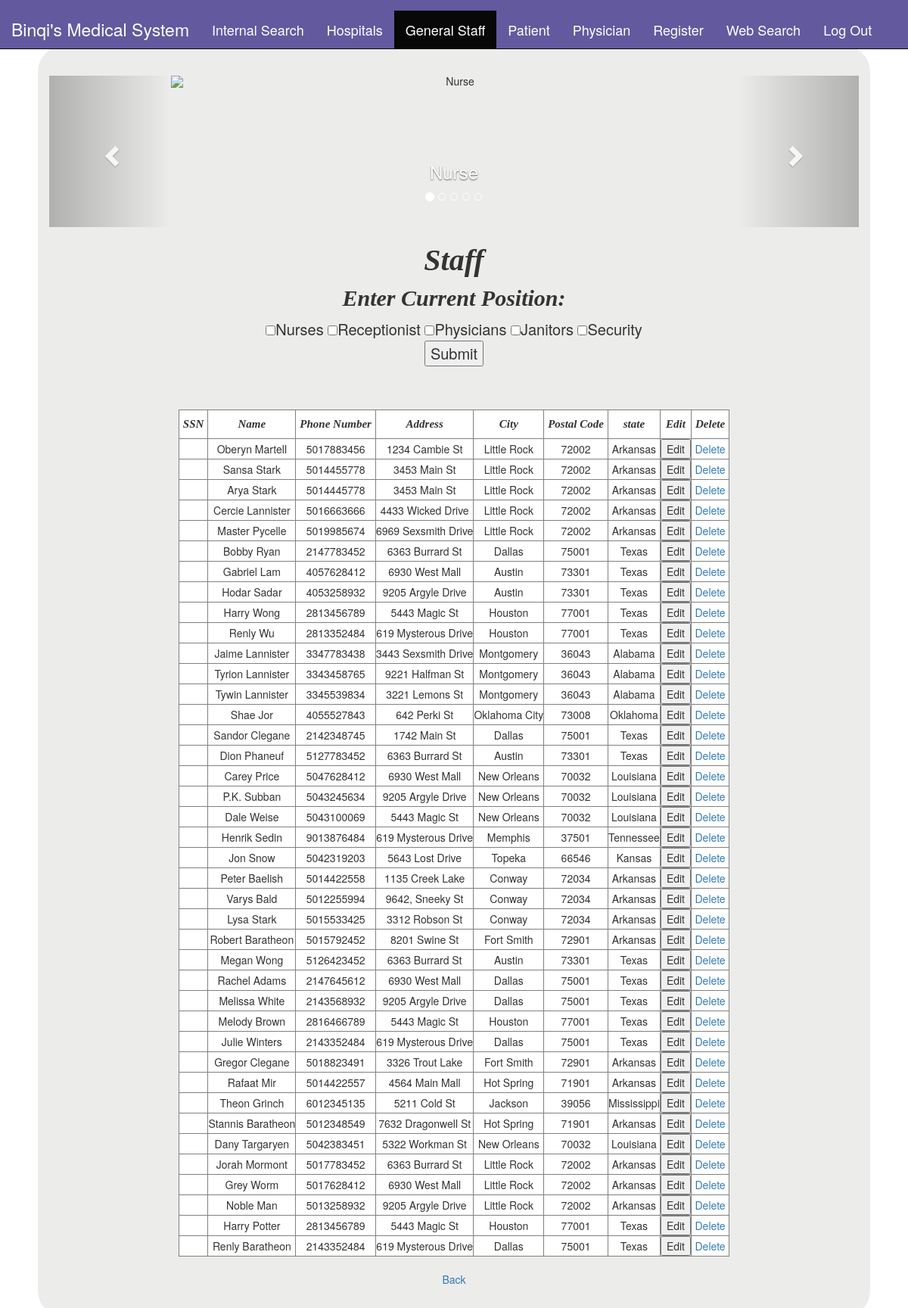
The app's page /index2.php?page=staff (signed in) with its own data.
### tables this page shows
CREATE TABLE Staff(
	ssn INTEGER(9),
	name CHAR(20),
	phonenum CHAR(10),
	address CHAR(100),
	city CHAR(25),
	postal_code CHAR(7),
	state CHAR(30),
	PRIMARY KEY(ssn));

### public/staff.php (the view, shortened to what this page needs)
 <div id="myCarousel" class="carousel slide" data-ride="carousel">
    <ol class="carousel-indicators">
      <li data-target="#myCarousel" data-slide-to="0" class="active"></li>
      <li data-target="#myCarousel" data-slide-to="1"></li>
	  <li data-target="#myCarousel" data-slide-to="2"></li>
	  <li data-target="#myCarousel" data-slide-to="3"></li>
	   <li data-target="#myCarousel" data-slide-to="4"></li>
    </ol>
    <div class="carousel-inner" role="listbox">
      <div class="item active">
        <img src="image/staff/nurse.jpg" alt="Nurse">
        <div class="carousel-caption">
          <h3>Nurse</h3>
        </div>
      </div>
    </div>
    <a class="left carousel-control" href="#myCarousel" role="button" data-slide="prev">
      <span class="glyphicon glyphicon-chevron-left" aria-hidden="true"></span>
    </a>
    <a class="right carousel-control" href="#myCarousel" role="button" data-slide="next">
      <span class="glyphicon glyphicon-chevron-right" aria-hidden="true"></span>
    </a>
</div>
<h2 style="font: italic bold 40px Georgia, serif; margin-bottom:10px;">Staff</h2>
<p style="font: italic bold 30px Georgia, serif; ">Enter Current Position:</p>
<form method="post" action="" style="font-size: 20px;">
	<input type="checkbox" name="Staff[]" value="Nurse">Nurses
	<input type="checkbox" name="Staff[]" value="Receptionist">Receptionist
	<input type="checkbox" name="Staff[]" value="Physician">Physicians
	<input type="checkbox" name="Staff[]" value="Janitor">Janitors
	<input type="checkbox" name="Staff[]" value="Security">Security
	<br>
	<input type="submit" name="division" value="Submit">
	<br><br><br>
</form>
<?php
	$query_staff = "SELECT * FROM staff;";
?>
<table align="center"  border="1" style="background-color:#FFF;">
          <tr>
          <td style=" padding: 10px 5px;  font: italic bold 15px Georgia, serif;">SSN</td>
         <td style=" padding: 10px 5px; font: italic bold 15px Georgia, serif;">Name</td>
         <td style=" padding: 10px 5px; font: italic bold 15px Georgia, serif;">Phone Number</td>
          <td style=" padding: 10px 5px; font: italic bold 15px Georgia, serif;">Address</td>
          <td style=" padding: 10px 5px; font: italic bold 15px Georgia, serif;">City</td>
          <td style=" padding: 10px 5px; font: italic bold 15px Georgia, serif;">Postal Code</td>
          <td style=" padding: 10px 5px; font: italic bold 15px Georgia, serif;">state</td>
		  <td style=" padding: 10px 5px; font: italic bold 15px Georgia, serif;">Edit</td>
          <td style=" padding: 10px 5px; font: italic bold 15px Georgia, serif;">Delete</td>
          </tr>
          <?php
          $result = mysql_query($query_staff);
          while ($subject = mysql_fetch_assoc($result)) {
          ?>
          <tr>
          <td><?php  echo $subject["sin"]."<br/>";?></td>
          <td><?php  echo $subject["name"]."<br/>";?></td>
          <td><?php  echo $subject["phonenum"]."<br/>";?></td>
          <td><?php  echo $subject["address"]."<br/>";?></td>
          <td><?php  echo $subject["city"]."<br/>";?></td>
          <td><?php  echo $subject["postal_code"]."<br/>";?></td>
          <td><?php  echo $subject["state"]."<br/>";?></td>
		  <td><form method="post" action="?page=pedit">
			<input type="submit" name="edit-request-staff" value="Edit">
			</form></td>
          <td><a href="private/delete.php?class=staff&sin=<?php echo $subject["sin"]; ?>">Delete</a> </td>
          </tr>
          <?php
          }
           ?>
        </table>
        <br>
<a href="javascript:history.go(-1)">Back</a>

### index2.php (shortened to what this page needs)
  <?php
if(!isset($_SESSION["sess_user"])){
	header("location:index.php");
} else {
?>
<!DOCTYPE html>
<html lang="en">
  <head>
  <link rel="stylesheet" href="https://maxcdn.bootstrapcdn.com/bootstrap/3.3.7/css/bootstrap.min.css">
	<link href="public/css/style.css" rel="stylesheet">
  </head>
  <body>
<nav class="navbar navbar-inverse navbar-fixed-top" style="font-size:18px; padding-top: 7px; background-color:#63599E;" >
      <div class="container-fluid">
        <div class="navbar-header" style="font-size:15px; padding-top: 7px; color:#ffffff;">
          <a class="navbar-brand" href="?page=Index3" style="font-size:23px; color:#ffffff;" >Binqi's Medical System</a>
        </div>
        <div class="collapse navbar-collapse" id="myNavbar" style="font-size:18px; padding-top: 7px;"  align="center">
          <ul class="nav navbar-nav" style="color:#ffffff;">
            <li <?php if(!isset($_GET["page"]) || $_GET["page"]=="home") echo 'class="active"'; ?>><a href="?page=home"  style="color:#ffffff;">Internal Search</a></li>
			<li <?php if(isset($_GET["page"]) && $_GET["page"]=="hospital") echo 'class="active"'; ?>><a href="?page=hospital"  style="color:#ffffff;">Hospitals</a></li>
            <li <?php if(isset($_GET["page"]) && $_GET["page"]=="staff") echo 'class="active"'; ?>><a href="?page=staff"  style="color:#ffffff;">General Staff</a></li>
            <li <?php if(isset($_GET["page"]) && $_GET["page"]=="patient") echo 'class="active"'; ?>><a href="?page=patient"  style="color:#ffffff;">Patient</a></li>
            <li <?php if(isset($_GET["page"]) && $_GET["page"]=="physician") echo 'class="active"'; ?>><a href="?page=physician"  style="color:#ffffff;">Physician</a></li>
            <li <?php if(isset($_GET["page"]) && $_GET["page"]=="register") echo 'class="active"'; ?>><a href="?page=register"  style="color:#ffffff;">Register</a></li>
			<li <?php if(isset($_GET["page"]) && $_GET["page"]=="search") echo 'class="active"'; ?>><a href="?page=search"  style="color:#ffffff;">Web Search</a></li>
			<li <?php if(isset($_GET["page"]) && $_GET["page"]=="logout") echo 'class="active"'; ?>><a href="?page=logout"  style="color:#ffffff;">Log Out</a></li>
          </ul>
   <form class="navbar-form navbar-right" align="center">
    </form>
        </div>
      </div>
</nav>
    <div class="container" style="margin-top:30px; ">
      <div class="starter-template" style=" background-color:#ECECEA;">
        <?php
        if (isset($_GET["page"]) && $_GET["page"]=="physician" )
          {include_once("public/physician.php");}
        elseif (isset($_GET["page"]) && $_GET["page"]=="staff")
          {include_once("public/staff.php");}
        elseif (isset($_GET["page"]) && $_GET["page"]=="patient")
          {include_once("public/patient.php");}
        elseif (isset($_GET["page"]) && $_GET["page"]=="register")
          {include_once("public/register.php");}
		elseif (isset($_GET["page"]) && $_GET["page"]=="hospital")
          {include_once("public/hospital.php");}
		elseif (isset($_GET["page"]) && $_GET["page"]=="pedit")
          {include_once("public/pedit.php");}
		elseif (isset($_GET["page"]) && $_GET["page"]=="pappointments")
          {include_once("public/pappointments.php");}
		elseif (isset($_GET["page"]) && $_GET["page"]=="roomstay")
          {include_once("public/roomstay.php");}
		elseif (isset($_GET["page"]) && $_GET["page"]=="room")
          {include_once("public/room.php");}
		elseif (isset($_GET["page"]) && $_GET["page"]=="search")
          {include_once("search.php");}
		elseif (isset($_GET["page"]) && $_GET["page"]=="logout")
          {include_once("logout.php");}
		  elseif (isset($_GET["page"]) && $_GET["page"]=="home")
          {include_once("public/home.php");}
        else
          {include_once("index3.php");}
        ?>
      </div>
    </div>
  </body>
</html>
<?php
}
?>

### public/css/style.css (style rules this page uses)
body { padding-top: 10px; background-color: #EEEFFF; }
.starter-template { margin: 20px; border: 5px; border-radius: 35px; padding: 40px 15px; text-align: center; background-color: #FFFFFF; }

### index2.php (style rules this page uses)
body { background: url("image/home1.jpg") no-repeat center center fixed; -webkit-background-size: cover; -moz-background-size: cover; -o-background-size: cover; background-size: cover; }
.navbar { margin-bottom: 0; border-radius: 0; }
.carousel-inner img { width: 100%; margin: auto; min-height:200px; }
.carousel-inner > .item > img, .carousel-inner > .item > a > img { width: 70%; margin: auto; }

### records on screen
staff: name "Oberyn Martell", phonenum "5017883456", address "1234 Cambie St", city "Little Rock", postal_code "72002", state "Arkansas"
staff: name "Sansa Stark", phonenum "5014455778", address "3453 Main St", city "Little Rock", postal_code "72002", state "Arkansas"
staff: name "Arya Stark", phonenum "5014445778", address "3453 Main St", city "Little Rock", postal_code "72002", state "Arkansas"
staff: name "Cercie Lannister", phonenum "5016663666", address "4433 Wicked Drive", city "Little Rock", postal_code "72002", state "Arkansas"
staff: name "Master Pycelle", phonenum "5019985674", address "6969 Sexsmith Drive", city "Little Rock", postal_code "72002", state "Arkansas"
staff: name "Bobby Ryan", phonenum "2147783452", address "6363 Burrard St", city "Dallas", postal_code "75001", state "Texas"
staff: name "Gabriel Lam", phonenum "4057628412", address "6930 West Mall", city "Austin", postal_code "73301", state "Texas"
staff: name "Hodar Sadar", phonenum "4053258932", address "9205 Argyle Drive", city "Austin", postal_code "73301", state "Texas"
staff: name "Harry Wong", phonenum "2813456789", address "5443 Magic St", city "Houston", postal_code "77001", state "Texas"
staff: name "Renly Wu", phonenum "2813352484", address "619 Mysterous Drive", city "Houston", postal_code "77001", state "Texas"
staff: name "Jaime Lannister", phonenum "3347783438", address "3443 Sexsmith Drive", city "Montgomery", postal_code "36043", state "Alabama"
staff: name "Tyrion Lannister", phonenum "3343458765", address "9221 Halfman St", city "Montgomery", postal_code "36043", state "Alabama"
staff: name "Tywin Lannister", phonenum "3345539834", address "3221 Lemons St", city "Montgomery", postal_code "36043", state "Alabama"
staff: name "Shae Jor", phonenum "4055527843", address "642 Perki St", city "Oklahoma City", postal_code "73008", state "Oklahoma"
staff: name "Sandor Clegane", phonenum "2142348745", address "1742 Main St", city "Dallas", postal_code "75001", state "Texas"
staff: name "Dion Phaneuf", phonenum "5127783452", address "6363 Burrard St", city "Austin", postal_code "73301", state "Texas"
staff: name "Carey Price", phonenum "5047628412", address "6930 West Mall", city "New Orleans", postal_code "70032", state "Louisiana"
staff: name "P.K. Subban", phonenum "5043245634", address "9205 Argyle Drive", city "New Orleans", postal_code "70032", state "Louisiana"
staff: name "Dale Weise", phonenum "5043100069", address "5443 Magic St", city "New Orleans", postal_code "70032", state "Louisiana"
staff: name "Henrik Sedin", phonenum "9013876484", address "619 Mysterous Drive", city "Memphis", postal_code "37501", state "Tennessee"
staff: name "Jon Snow", phonenum "5042319203", address "5643 Lost Drive", city "Topeka", postal_code "66546", state "Kansas"
staff: name "Peter Baelish", phonenum "5014422558", address "1135 Creek Lake", city "Conway", postal_code "72034", state "Arkansas"
staff: name "Varys Bald", phonenum "5012255994", address "9642, Sneeky St", city "Conway", postal_code "72034", state "Arkansas"
staff: name "Lysa Stark", phonenum "5015533425", address "3312 Robson St", city "Conway", postal_code "72034", state "Arkansas"
staff: name "Robert Baratheon", phonenum "5015792452", address "8201 Swine St", city "Fort Smith", postal_code "72901", state "Arkansas"
staff: name "Megan Wong", phonenum "5126423452", address "6363 Burrard St", city "Austin", postal_code "73301", state "Texas"
staff: name "Rachel Adams", phonenum "2147645612", address "6930 West Mall", city "Dallas", postal_code "75001", state "Texas"
staff: name "Melissa White", phonenum "2143568932", address "9205 Argyle Drive", city "Dallas", postal_code "75001", state "Texas"
staff: name "Melody Brown", phonenum "2816466789", address "5443 Magic St", city "Houston", postal_code "77001", state "Texas"
staff: name "Julie Winters", phonenum "2143352484", address "619 Mysterous Drive", city "Dallas", postal_code "75001", state "Texas"
staff: name "Gregor Clegane", phonenum "5018823491", address "3326 Trout Lake", city "Fort Smith", postal_code "72901", state "Arkansas"
staff: name "Rafaat Mir", phonenum "5014422557", address "4564 Main Mall", city "Hot Spring", postal_code "71901", state "Arkansas"
staff: name "Theon Grinch", phonenum "6012345135", address "5211 Cold St", city "Jackson", postal_code "39056", state "Mississippi"
staff: name "Stannis Baratheon", phonenum "5012348549", address "7632 Dragonwell St", city "Hot Spring", postal_code "71901", state "Arkansas"
staff: name "Dany Targaryen", phonenum "5042383451", address "5322 Workman St", city "New Orleans", postal_code "70032", state "Louisiana"
staff: name "Jorah Mormont", phonenum "5017783452", address "6363 Burrard St", city "Little Rock", postal_code "72002", state "Arkansas"
staff: name "Grey Worm", phonenum "5017628412", address "6930 West Mall", city "Little Rock", postal_code "72002", state "Arkansas"
staff: name "Noble Man", phonenum "5013258932", address "9205 Argyle Drive", city "Little Rock", postal_code "72002", state "Arkansas"
staff: name "Harry Potter", phonenum "2813456789", address "5443 Magic St", city "Houston", postal_code "77001", state "Texas"
staff: name "Renly Baratheon", phonenum "2143352484", address "619 Mysterous Drive", city "Dallas", postal_code "75001", state "Texas"
